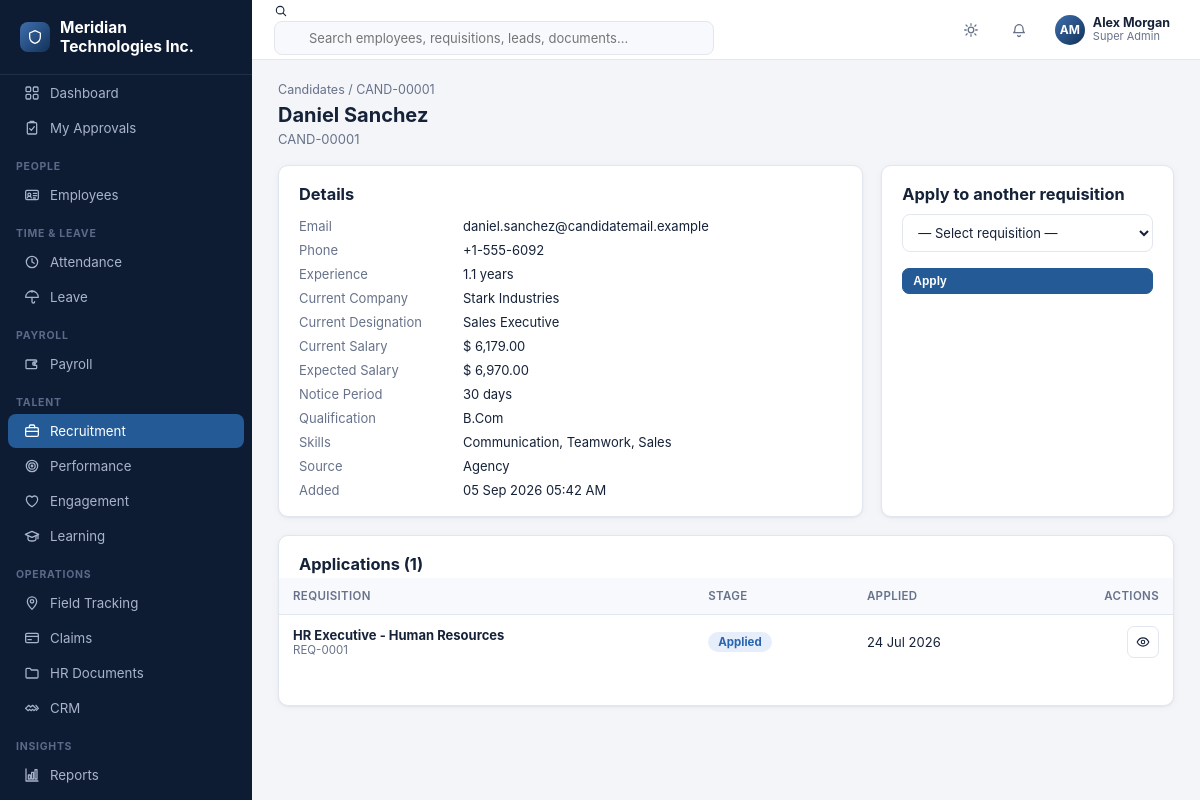
/recruitment/candidates/1 (signed in), run on the app's committed database.
### tables this page shows
CREATE TABLE company_settings (
    id INTEGER PRIMARY KEY CHECK (id = 1),
    company_name TEXT NOT NULL DEFAULT 'Your Company',
    logo_path TEXT,
    address TEXT,
    city TEXT,
    state TEXT,
    country TEXT,
    pincode TEXT,
    phone TEXT,
    email TEXT,
    website TEXT,
    gstin TEXT,
    pan TEXT,
    currency_symbol TEXT NOT NULL DEFAULT '$',
    fiscal_year_start_month INTEGER NOT NULL DEFAULT 4,
    updated_at TEXT NOT NULL DEFAULT (datetime('now'))
);

CREATE TABLE users (
    id INTEGER PRIMARY KEY AUTOINCREMENT,
    username TEXT NOT NULL UNIQUE,
    password_hash TEXT NOT NULL,
    full_name TEXT NOT NULL,
    email TEXT,
    phone TEXT,
    role_id INTEGER NOT NULL REFERENCES roles(id),
    employee_id INTEGER REFERENCES employees(id),
    is_active INTEGER NOT NULL DEFAULT 1,
    last_login_at TEXT,
    created_at TEXT NOT NULL DEFAULT (datetime('now'))
);

CREATE TABLE roles (
    id INTEGER PRIMARY KEY AUTOINCREMENT,
    name TEXT NOT NULL UNIQUE,
    description TEXT,
    is_system INTEGER NOT NULL DEFAULT 0,
    created_at TEXT NOT NULL DEFAULT (datetime('now'))
);

CREATE TABLE candidates (
    id INTEGER PRIMARY KEY AUTOINCREMENT,
    candidate_code TEXT NOT NULL UNIQUE,
    full_name TEXT NOT NULL,
    email TEXT,
    phone TEXT,
    resume_path TEXT,
    total_experience_years REAL,
    current_company TEXT,
    current_designation TEXT,
    current_salary REAL,
    expected_salary REAL,
    notice_period_days INTEGER,
    qualification TEXT,
    skills TEXT,
    source TEXT,
    created_at TEXT NOT NULL DEFAULT (datetime('now'))
);

CREATE TABLE applications (
    id INTEGER PRIMARY KEY AUTOINCREMENT,
    requisition_id INTEGER NOT NULL REFERENCES job_requisitions(id) ON DELETE CASCADE,
    candidate_id INTEGER NOT NULL REFERENCES candidates(id) ON DELETE CASCADE,
    stage TEXT NOT NULL DEFAULT 'Applied',
    applied_date TEXT NOT NULL DEFAULT (date('now')),
    remarks TEXT,
    rejection_reason TEXT
);

CREATE TABLE job_requisitions (
    id INTEGER PRIMARY KEY AUTOINCREMENT,
    requisition_number TEXT NOT NULL UNIQUE,
    title TEXT NOT NULL,
    department_id INTEGER REFERENCES departments(id),
    designation_id INTEGER REFERENCES designations(id),
    location_id INTEGER REFERENCES locations(id),
    num_openings INTEGER NOT NULL DEFAULT 1,
    employment_type TEXT NOT NULL DEFAULT 'Full-time',
    experience_required TEXT,
    description TEXT,
    status TEXT NOT NULL DEFAULT 'Open',
    requested_by INTEGER REFERENCES users(id),
    created_at TEXT NOT NULL DEFAULT (datetime('now'))
);

### blueprints/recruitment.py (the view)
@bp.route("/candidates/<int:id>")
@permission_required("recruitment.candidates.view")
def candidate_view(id):
    cand = _candidate_or_404(id)
    if cand is None:
        return redirect(url_for("recruitment.candidates_list"))
    applications = db.query(
        """SELECT a.*, jr.title as requisition_title, jr.requisition_number
           FROM applications a JOIN job_requisitions jr ON jr.id = a.requisition_id
           WHERE a.candidate_id=? ORDER BY a.applied_date DESC""",
        (id,),
    )
    applied_requisition_ids = {a["requisition_id"] for a in applications}
    available_requisitions = [r for r in _open_requisitions() if r["id"] not in applied_requisition_ids]
    return render_template(
        "recruitment/candidate_view.html",
        cand=cand, applications=applications, available_requisitions=available_requisitions,
        can_apply=has_permission("recruitment.applications.create"),
    )

### auth.py (called while the page is built, shortened)
def load_logged_in_user():
    user_id = session.get("user_id")
    if user_id is None:
        g.user = None
        g.permissions = set()
        g.employee = None
        return
    user = db.query(
        """SELECT u.*, r.name as role_name FROM users u
           JOIN roles r ON r.id = u.role_id WHERE u.id=? AND u.is_active=1""",
        (user_id,), one=True,
    )
    g.user = user
    if user is None:
        g.permissions = set()
        g.employee = None
        return
    if user["role_name"] == "Super Admin":
        g.permissions = {"*"}
    g.employee = None
    if user["employee_id"]:
        g.employee = db.query("SELECT * FROM employees WHERE id=?", (user["employee_id"],), one=True)

def has_permission(code):
    if g.get("user") is None:
        return False
    perms = g.get("permissions", set())
    if "*" in perms:
        return True
    return code in perms

def permission_required(code):
    def decorator(view):
        @functools.wraps(view)
        def wrapped(**kwargs):
            if g.user is None:
                return redirect(url_for("auth.login", next=request.path))
            if not has_permission(code):
                flash(f"You don't have permission to do this ({code}).", "error")
                return redirect(url_for("dashboard.index"))
            return view(**kwargs)
        return wrapped
    return decorator

### blueprints/recruitment.py (called while the page is built)
def _open_requisitions():
    return db.query(
        "SELECT id, requisition_number, title FROM job_requisitions WHERE status='Open' ORDER BY created_at DESC"
    )

def _candidate_or_404(id):
    row = db.query("SELECT * FROM candidates WHERE id=?", (id,), one=True)
    if row is None:
        flash("Candidate not found.", "error")
        return None
    return row

### db.py (called while the page is built)
def get_db():
    if "db" not in g:
        os.makedirs(os.path.dirname(config.DB_PATH), exist_ok=True)
        g.db = sqlite3.connect(config.DB_PATH, detect_types=sqlite3.PARSE_DECLTYPES)
        g.db.row_factory = sqlite3.Row
        g.db.execute("PRAGMA foreign_keys = ON")
    return g.db

def query(sql, args=(), one=False):
    conn = get_db()
    cur = conn.execute(sql, args)
    rows = cur.fetchall()
    cur.close()
    if one:
        return rows[0] if rows else None
    return rows

### helpers.py (called while the page is built)
def fmt_date(value):
    if not value:
        return "-"
    try:
        return datetime.fromisoformat(str(value)[:19]).strftime("%d %b %Y")
    except ValueError:
        return str(value)[:10]

### templates/recruitment/candidate_view.html (shortened to what this page needs)
{% extends "base.html" %}
{% import "partials/icons.html" as ic %}
{% block content %}
<div class="breadcrumb"><a href="{{ url_for('recruitment.candidates_list') }}">Candidates</a> / {{ cand.candidate_code }}</div>
<div class="page-head">
  <div>
    <h1>{{ cand.full_name }}</h1>
    <div class="sub">{{ cand.candidate_code }}</div>
  </div>
</div>
<div class="detail-grid">
  <div class="card card-pad">
    <h3 style="margin-bottom:14px">Details</h3>
    <div class="kv">
      <div class="k">Email</div><div>{{ cand.email or '—' }}</div>
      <div class="k">Phone</div><div>{{ cand.phone or '—' }}</div>
      <div class="k">Experience</div><div>{{ (cand.total_experience_years ~ ' years') if cand.total_experience_years is not none else '—' }}</div>
      <div class="k">Current Company</div><div>{{ cand.current_company or '—' }}</div>
      <div class="k">Current Designation</div><div>{{ cand.current_designation or '—' }}</div>
      <div class="k">Current Salary</div><div>{{ cand.current_salary|money if cand.current_salary is not none else '—' }}</div>
      <div class="k">Expected Salary</div><div>{{ cand.expected_salary|money if cand.expected_salary is not none else '—' }}</div>
      <div class="k">Notice Period</div><div>{{ (cand.notice_period_days ~ ' days') if cand.notice_period_days is not none else '—' }}</div>
      <div class="k">Qualification</div><div>{{ cand.qualification or '—' }}</div>
      <div class="k">Skills</div><div>{{ cand.skills or '—' }}</div>
      <div class="k">Source</div><div>{{ cand.source or '—' }}</div>
      <div class="k">Added</div><div>{{ cand.created_at|fmt_datetime }}</div>
    </div>
  </div>
  <div class="card card-pad">
    <h3 style="margin-bottom:10px">Apply to another requisition</h3>
    {% if can_apply and available_requisitions %}
    <form method="post" action="{{ url_for('recruitment.application_new') }}" class="form-grid" style="grid-template-columns:1fr">
      <div class="field">
        <select name="requisition_id" required>
          <option value="">— Select requisition —</option>
        </select>
      </div>
      <button class="btn primary sm" type="submit">Apply</button>
    </form>
    {% elif not available_requisitions %}
    <p class="text-muted" style="font-size:12.5px">No open requisitions this candidate hasn't already applied to.</p>
    {% else %}
    <p class="text-muted" style="font-size:12.5px">You don't have permission to create applications.</p>
    {% endif %}
  </div>
</div>
<div class="card" style="margin-top:18px">
  <div class="card-pad" style="padding-bottom:0"><h3>Applications ({{ applications|length }})</h3></div>
  <div class="table-wrap">
    {% if applications %}
    <table class="dt">
      <thead><tr><th>Requisition</th><th>Stage</th><th>Applied</th><th style="text-align:right">Actions</th></tr></thead>
      <tbody>
        {% for a in applications %}
        <tr>
          <td>
            <div style="font-weight:650">{{ a.requisition_title }}</div>
            <div class="text-muted" style="font-size:11.5px">{{ a.requisition_number }}</div>
          </td>
          <td><span class="badge {{ status_badge_class(a.stage) }}">{{ a.stage }}</span></td>
          <td>{{ a.applied_date|fmt_date }}</td>
          <td>
            <div class="row-actions">
              <a class="btn sm btn-icon" href="{{ url_for('recruitment.application_view', id=a.id) }}" title="View">{{ ic.icon('eye',14) }}</a>
            </div>
          </td>
        </tr>
        {% endfor %}
      </tbody>
    </table>
    {% else %}
    <div class="empty-state"><div class="ic">{{ ic.icon('briefcase', 30) }}</div><p>This candidate hasn't applied to any requisition yet.</p></div>
    {% endif %}
  </div>
  <div class="card-pad"></div>
</div>
{% endblock %}

### templates/base.html (shortened to what this page needs)
<!doctype html>
<html lang="en">
<head>
<link rel="stylesheet" href="{{ url_for('static', filename='css/style.css') }}">
</head>
<body>
{% import "partials/icons.html" as ic %}
{% set ep = request.endpoint or '' %}
<div class="app">
  <aside class="sidebar" id="sidebar">
    <div class="sidebar-brand"><span class="logo-dot">{{ ic.icon('shield', 16) }}</span> <span>{{ company.company_name if company else 'Enterprise HR' }}</span></div>
    <nav>
      <div class="nav-item {{ 'active' if ep=='dashboard.index' }}" onclick="location.href='{{ url_for('dashboard.index') }}'">
        {{ ic.icon('grid') }} <span>Dashboard</span>
      </div>
      <div class="nav-item {{ 'active' if ep=='dashboard.my_approvals' }}" onclick="location.href='{{ url_for('dashboard.my_approvals') }}'">
        {{ ic.icon('clipboard-check') }} <span>My Approvals</span>
      </div>
      {% if has_permission('employees.employees.view') %}
      <div class="nav-section">People</div>
      <div class="nav-item {{ 'active' if ep.startswith('employees.') }}" onclick="location.href='{{ url_for('employees.list_view') }}'">{{ ic.icon('id-card') }} <span>Employees</span></div>
      {% endif %}
      {% if has_permission('attendance.attendance.view') %}
      <div class="nav-section">Time &amp; Leave</div>
      <div class="nav-item {{ 'active' if ep.startswith('attendance.') }}" onclick="location.href='{{ url_for('attendance.daily') }}'">{{ ic.icon('clock') }} <span>Attendance</span></div>
      {% endif %}
      {% if has_permission('leave.requests.view') %}
      <div class="nav-item {{ 'active' if ep.startswith('leave.') }}" onclick="location.href='{{ url_for('leave.requests_list') }}'">{{ ic.icon('umbrella') }} <span>Leave</span></div>
      {% endif %}
      {% if has_permission('payroll.payslips.view') or has_permission('payroll.runs.view') %}
      <div class="nav-section">Payroll</div>
      <div class="nav-item {{ 'active' if ep.startswith('payroll.') }}" onclick="location.href='{{ url_for('payroll.runs_list') }}'">{{ ic.icon('wallet') }} <span>Payroll</span></div>
      {% endif %}
      {% if has_permission('recruitment.requisitions.view') %}
      <div class="nav-section">Talent</div>
      <div class="nav-item {{ 'active' if ep.startswith('recruitment.') }}" onclick="location.href='{{ url_for('recruitment.requisitions_list') }}'">{{ ic.icon('briefcase') }} <span>Recruitment</span></div>
      {% endif %}
      {% if has_permission('performance.goals.view') %}
      <div class="nav-item {{ 'active' if ep.startswith('performance.') }}" onclick="location.href='{{ url_for('performance.cycles_list') }}'">{{ ic.icon('target') }} <span>Performance</span></div>
      {% endif %}
      {% if has_permission('engagement.surveys.view') %}
      <div class="nav-item {{ 'active' if ep.startswith('engagement.') }}" onclick="location.href='{{ url_for('engagement.surveys_list') }}'">{{ ic.icon('heart') }} <span>Engagement</span></div>
      {% endif %}
      {% if has_permission('learning.courses.view') %}
      <div class="nav-item {{ 'active' if ep.startswith('learning.') }}" onclick="location.href='{{ url_for('learning.courses_list') }}'">{{ ic.icon('graduation') }} <span>Learning</span></div>
      {% endif %}
      {% if has_permission('field.visits.view') %}
      <div class="nav-section">Operations</div>
      <div class="nav-item {{ 'active' if ep.startswith('field.') }}" onclick="location.href='{{ url_for('field.visits_list') }}'">{{ ic.icon('map-pin') }} <span>Field Tracking</span></div>
      {% endif %}
      {% if has_permission('claims.claims.view') %}
      <div class="nav-item {{ 'active' if ep.startswith('claims.') }}" onclick="location.href='{{ url_for('claims.claims_list') }}'">{{ ic.icon('credit-card') }} <span>Claims</span></div>
      {% endif %}
      {% if has_permission('documents.documents.view') %}
      <div class="nav-item {{ 'active' if ep.startswith('documents.') }}" onclick="location.href='{{ url_for('documents.list_view') }}'">{{ ic.icon('folder') }} <span>HR Documents</span></div>
      {% endif %}
      {% if has_permission('crm.customers.view') %}
      <div class="nav-item {{ 'active' if ep.startswith('crm.') }}" onclick="location.href='{{ url_for('crm.customers_list') }}'">{{ ic.icon('handshake') }} <span>CRM</span></div>
      {% endif %}
      {% if has_permission('reports.reports.view') %}
      <div class="nav-section">Insights</div>
      <div class="nav-item {{ 'active' if ep.startswith('reports.') }}" onclick="location.href='{{ url_for('reports.index') }}'">{{ ic.icon('chart') }} <span>Reports</span></div>
      {% endif %}
      <div class="nav-item {{ 'active' if ep.startswith('notifications.') }}" onclick="location.href='{{ url_for('notifications.index') }}'">{{ ic.icon('bell') }} <span>Notifications</span></div>
    </nav>
  </aside>
  <div class="main">
    <header class="topbar">
      <div class="search-box">
        {{ ic.icon('search', 14) }}
        <input type="text" placeholder="Search employees, requisitions, leads, documents..." oninput="onGlobalSearch(this)">
      </div>
      <div class="topbar-right">
        <button class="icon-btn" onclick="toggleTheme()" title="Toggle theme">{{ ic.icon('sun') }}</button>
        <div class="dropdown">
          <button class="icon-btn" data-dropdown-toggle title="Notifications">
            {{ ic.icon('bell') }}
          </button>
        </div>
        <div class="dropdown">
          <div class="user-chip" data-dropdown-toggle>
            <div class="avatar">{% if g.employee and g.employee.photo_path %}<img src="{{ url_for('static', filename='uploads/' + g.employee.photo_path) }}">{% else %}{{ (g.user.full_name if g.user else '??')|initials }}{% endif %}</div>
            <div style="display:flex;flex-direction:column;line-height:1.2">
              <span style="font-weight:650;font-size:12.5px">{{ g.user.full_name if g.user else 'Guest' }}</span>
              <span class="text-muted" style="font-size:11px">{{ g.user.role_name if g.user else '' }}</span>
            </div>
          </div>
        </div>
      </div>
    </header>
    <main class="content">
      {% block content %}{% endblock %}
    </main>
  </div>
</div>
</body>
</html>

### templates/partials/icons.html (shortened to what this page needs)
{% macro icon(name, size=16) %}
<svg xmlns="http://www.w3.org/2000/svg" width="{{ size }}" height="{{ size }}" viewBox="0 0 24 24" fill="none" stroke="currentColor" stroke-width="1.9" stroke-linecap="round" stroke-linejoin="round" style="flex-shrink:0">{{ (p[name] or p['grid'])|safe }}</svg>
{%- endmacro %}

### data on the page
company_settings: company_name "Meridian Technologies Inc."
users: full_name "AM", user "Alex Morgan"
roles: user "Super Admin"
candidates: candidate_code "CAND-00001", full_name "Daniel Sanchez", email "daniel.sanchez@candidatemail.example", phone "+1-555-6092", total_experience_years "1.1 years", current_company "Stark Industries", current_designation "Sales Executive", current_salary "$ 6,179.00", expected_salary "$ 6,970.00", notice_period_days "30 days", qualification "B.Com", skills "Communication, Teamwork, Sales", source "Agency", created_at|fmt_datetime "05 Sep 2026 05:42 AM"
applications: requisition_title "HR Executive - Human Resources", requisition_number "REQ-0001", stage "Applied", applied_date|fmt_date "24 Jul 2026", {{ size }} 14 (drawn)

### other printed values
{{ applications|length }} "1"
